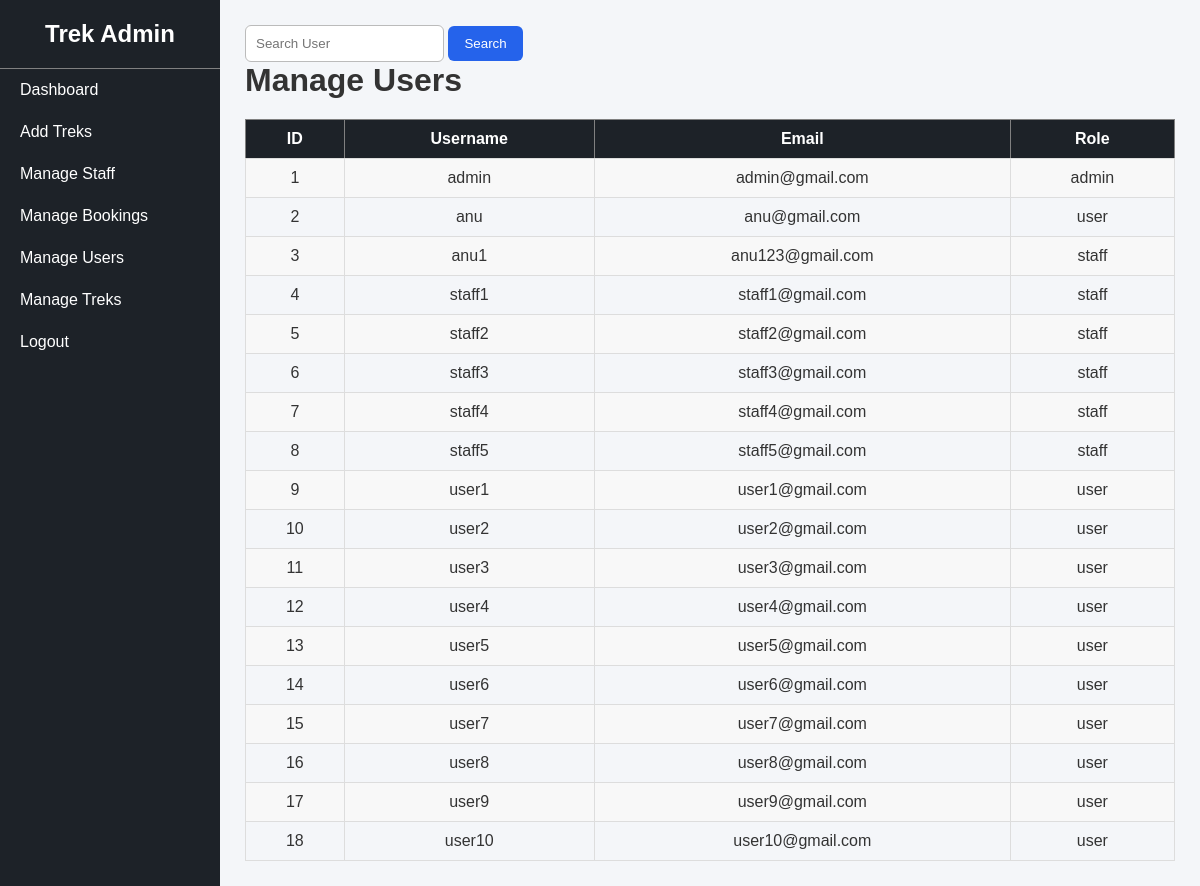
/manage_users (signed in), run on an earlier commit of the app's database.
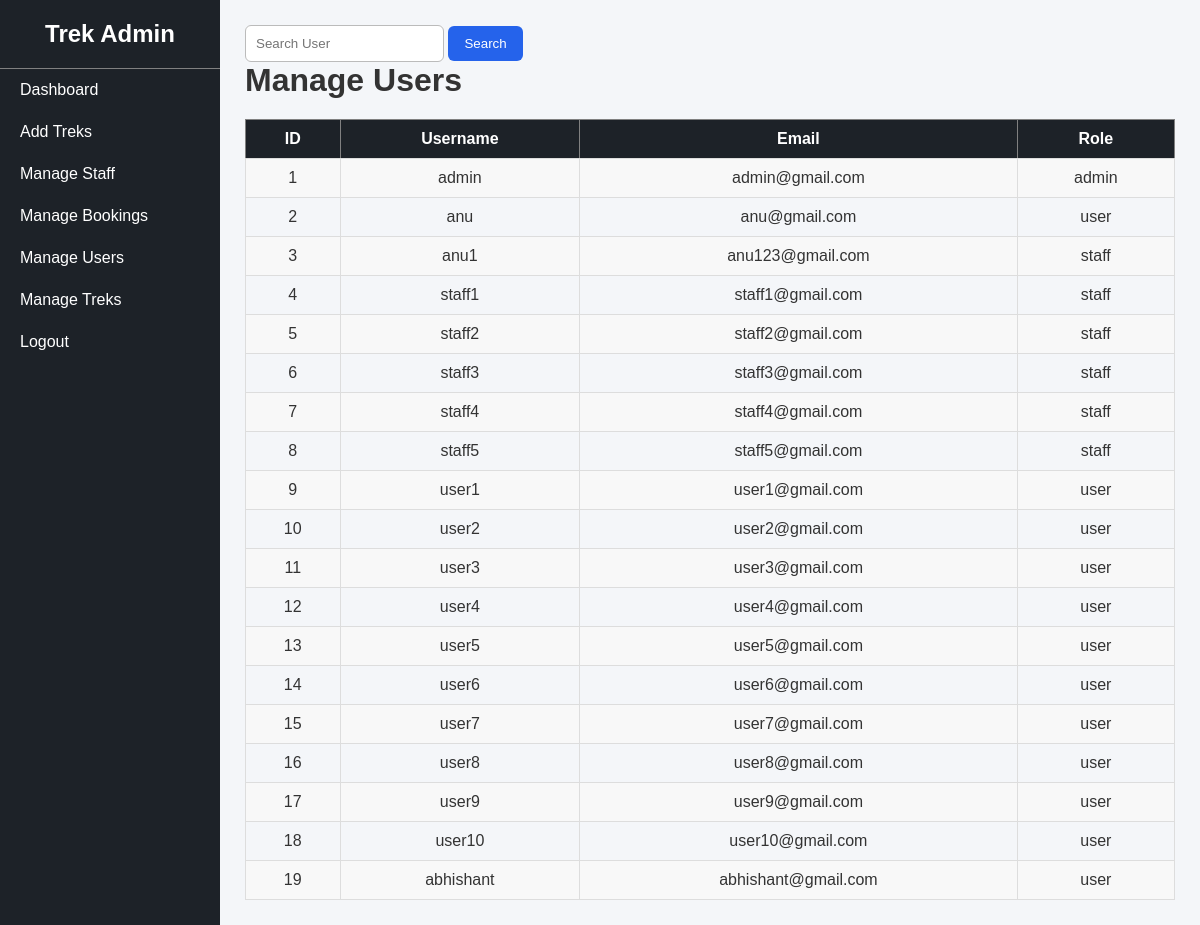
And on a later commit of the database.
### tables this page shows
CREATE TABLE users(
                 id INTEGER PRIMARY KEY AUTOINCREMENT,
                 username TEXT UNIQUE NOT NULL,
                 email TEXT UNIQUE NOT NULL,
                 mobile TEXT UNIQUE,
                 password TEXT NOT NULL,
                 role TEXT NOT NULL DEFAULT 'user');

### app.py (the view)
@app.route("/manage_users")
def manage_users():
    if "user" not in session or session["user"] != "admin":
        return "Access Denied"
    conn = get_db_connnection()
    search = request.args.get("search","")
    if search:
        users = conn.execute("""
                             SELECT * FROM users WHERE username LIKE ? OR id LIKE ?""",("%"+search+"%","%"+search+"%")).fetchall()
    else:
        users = conn.execute(""" SELECT *FROM users""").fetchall()
    conn.close()
    return render_template("manage_users.html", users=users)

### app.py (called while the page is built)
def get_db_connnection():
    conn = sqlite3.connect("database.db")
    conn.row_factory =sqlite3.Row
    return conn

### templates/manage_users.html
{% extends "admin_base.html" %}
{% block content %}
<form method="GET">
<input type="text" name="search" placeholder="Search User">
<button class="sbtn"> Search </button>
</form>
<h1>Manage Users</h1>
<table border="1">
<tr>
    <th>ID</th>
    <th>Username</th>
    <th>Email</th>
    <th>Role</th>
</tr>
{% for user in users %}
<tr>
<td>{{ user["id"] }}</td>
<td>{{ user["username"] }}</td>
<td>{{ user["email"] }}</td>
<td>{{ user["role"] }}</td>
</tr>
{% endfor %}
</table>
{% endblock %}

What changed in the data, as far as the page shows it:
added users: id "19", username "abhishant", email "abhishant@gmail.com", role "user"
